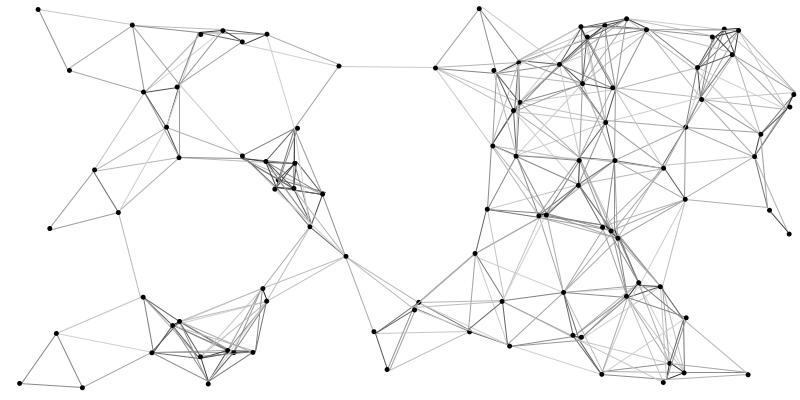
Frame 1 (no input)
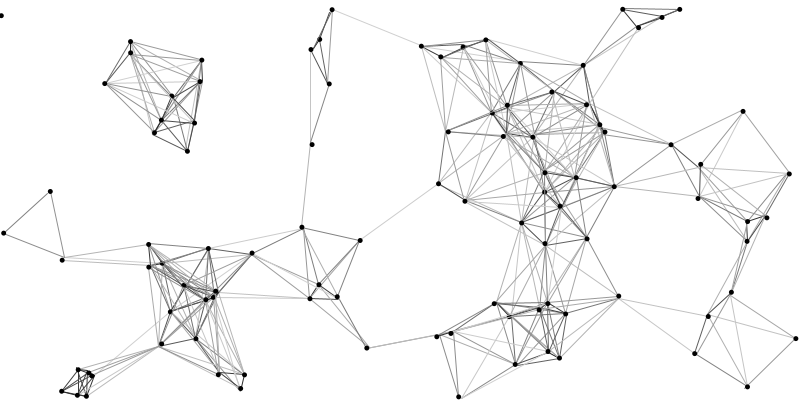
Frame 60 (the mouse pressed at the canvas centre just before this capture)
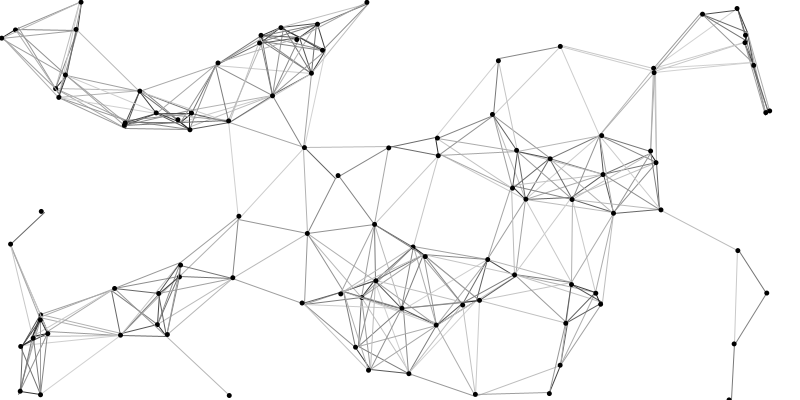
Frame 120 (the mouse held since frame 60 and released just before this capture)

The Processing sketch that drew these frames (run headless with seeded random() and noise(); from frame 60 on, the mouse is pressed at the canvas centre):

// Processing sketch: processing_155588
// ── processing_155588.pde

Particle[] p = new Particle[100];
float spring = 0.0000001;

void setup()
{
  size(800, 400);
  
  for(int i = 0; i < p.length; i++)
  {
    p[i] = new Particle(random(width), random(height), 5);
    p[i].vx = random(-3, 3);
    p[i].vy = random(-3, 3);
  }
}

void draw()
{
  background(255);
  
  for(int i = 0; i < p.length; i++)
  {
    p[i].x += p[i].vx;
    p[i].y += p[i].vy;
    
    if(p[i].x < 0)
    {
      p[i].x = width;
    }
    else if(p[i].x > width)
    {
      p[i].x = 0;
    }
    
    if(p[i].y < 0)
    {
      p[i].y = height;
    }
    else if(p[i].y > height)
    {
      p[i].y = 0;
    }
    
    for(int j = i + 1; j < p.length; j++)
    {
       springTo(p[i], p[j]);     
    }
    p[i].display();
  }
  
  //filter(BLUR, 0);
  
}

void springTo(Particle p1, Particle p2)
{
  float dx = p2.x - p1.x;
  float dy = p2.y - p1.y;
  float dist = sqrt(dx * dx + dy * dy);
  
  if(dist < 100)
  {
    float ax = dx * spring;
    float ay = dy * spring;
    float alpha = 10 + (dist/100) * 200;   
    
    p1.vx += ax;
    p1.vy += ay;
    p2.vx -= ax;
    p2.vy -= ay;
    
    stroke(alpha);
    line(p1.x, p1.y, p2.x, p2.y);
  }
}

class Particle
{
    float x;
    float y;
    float vx;
    float vy;
    float r;
    color c = color(0);
    
    Particle(float _x, float _y, float _r)
    {
        x = _x;
        y = _y;
        r = _r;    
    }
    
    void display()
    {
        fill(c);
        noStroke();
        ellipse(x, y, r, r);
    }
    
    void move()
    {
      x += vx;
      y += vy;
    }
}
